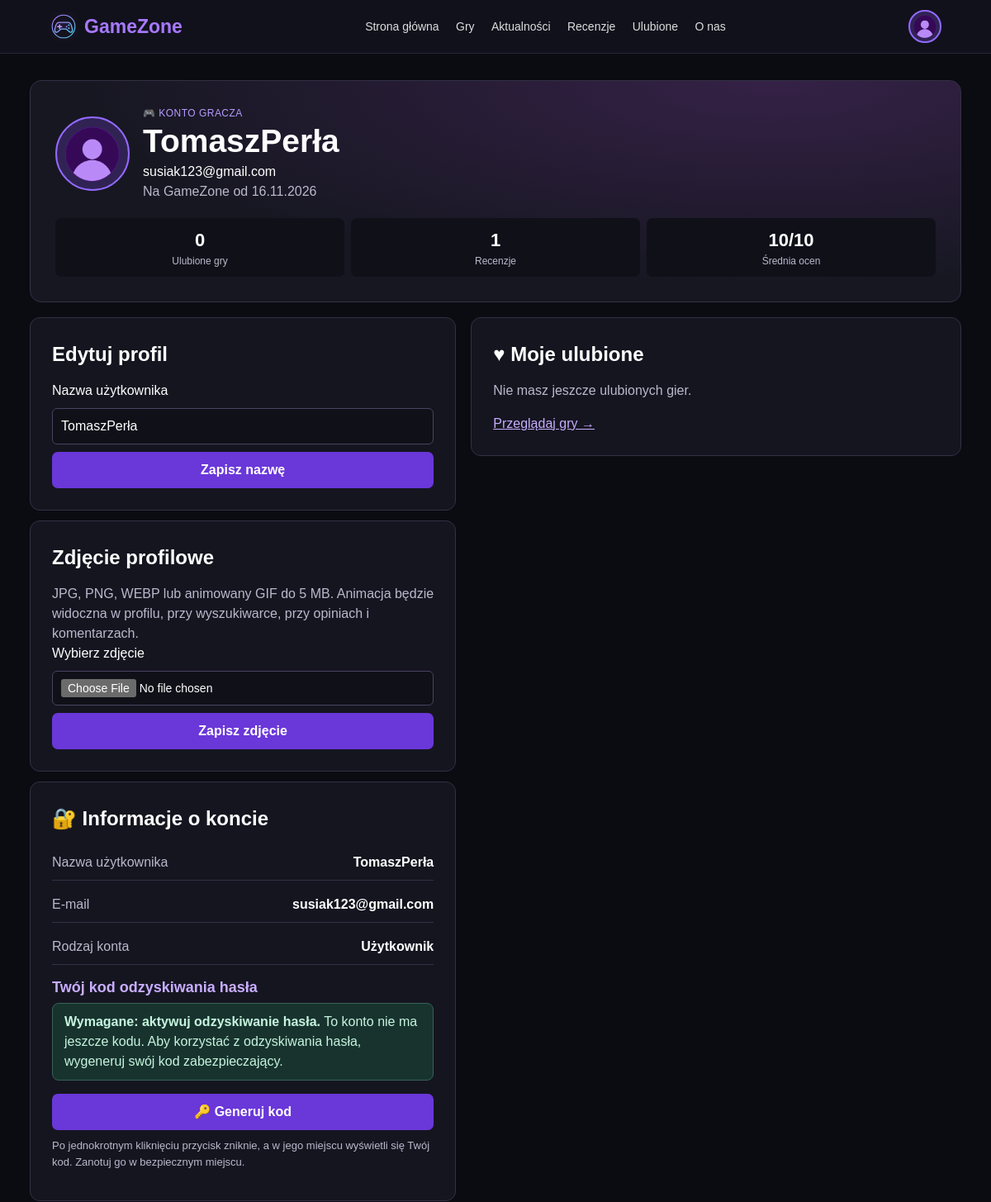
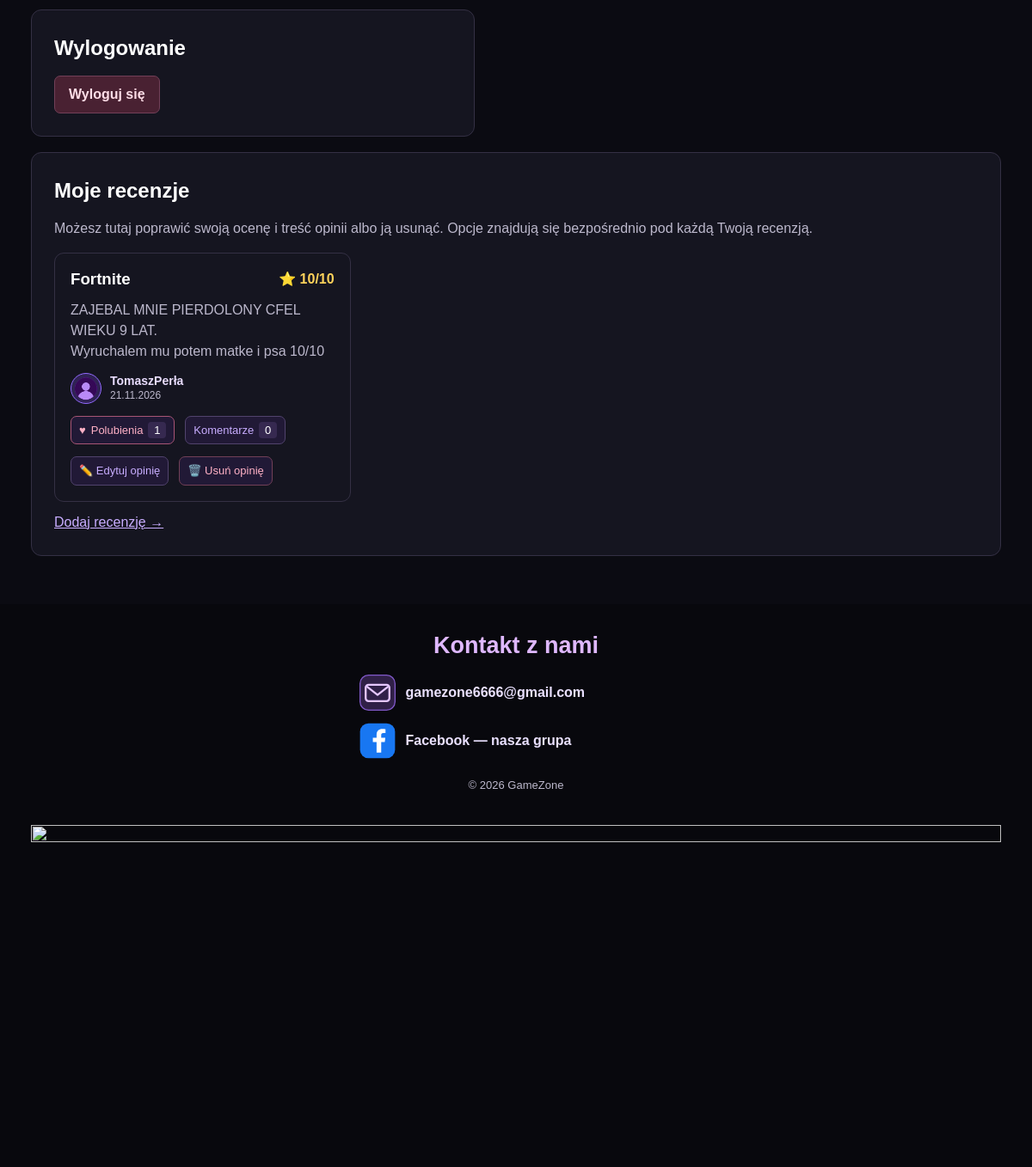
Screenshot of /php/profile.php?recovery=required (signed in) with the database file from the repository (2 pictures, top to bottom).
### tables this page shows
CREATE TABLE `users` (
  `id` int(11) NOT NULL,
  `username` varchar(50) NOT NULL,
  `email` varchar(190) NOT NULL,
  `password` varchar(255) NOT NULL DEFAULT '',
  `created_at` timestamp NOT NULL DEFAULT current_timestamp(),
  `avatar_path` varchar(255) DEFAULT NULL,
  `role` enum('user','admin') NOT NULL DEFAULT 'user'
);

CREATE TABLE `reviews` (
  `id` int(11) NOT NULL,
  `game_id` int(11) NOT NULL,
  `author` varchar(100) NOT NULL,
  `user_id` int(11) NOT NULL,
  `content` text NOT NULL,
  `rating` decimal(3,1) NOT NULL,
  `created_at` timestamp NOT NULL DEFAULT current_timestamp()
);

CREATE TABLE `games` (
  `id` int(11) NOT NULL,
  `category_id` int(11) NOT NULL,
  `name` varchar(150) NOT NULL,
  `description` text NOT NULL,
  `image` varchar(500) DEFAULT NULL,
  `rating` decimal(3,1) DEFAULT 0.0,
  `created_at` timestamp NOT NULL DEFAULT current_timestamp()
);

### php/profile.php (the view, shortened to what the rows shown need)
<?php
require __DIR__ . '/bootstrap.php';
require __DIR__ . '/layout.php';
require __DIR__ . '/reviews.php';
$user = signedInUser();
$reviews = fetchReviews((int) $user['id'], (int) $user['id']);
pageStart('Mój profil', 'profile', $user);
?>
<main class="profile">
    <section class="profile-hero">
        <div class="identity">
            <div>
                <p class="category"><?= isAdmin($user) ? '🛡️ Konto administratora' : '🎮 Konto gracza' ?></p>
                <h1><?= h($user['username']) ?></h1>
                <p><?= h($user['email']) ?></p>
                <p class="muted">Na GameZone od <?= h(displayDate($user['created_at'])) ?></p>
            </div>
        </div>
    </section>
    <div class="profile-grid">
        <div class="profile-stack">
            <section class="panel" id="settings">
                <h2>Edytuj profil</h2>
                <form class="stack" method="post" action="actions.php">
                    <label for="profileName">Nazwa użytkownika</label>
                    <input id="profileName" name="username" minlength="3" maxlength="50" autocomplete="username" required value="<?= h($user['username']) ?>">
                    <button type="submit" class="primary">Zapisz nazwę</button>
                </form>
            </section>
            <section class="panel" id="photo">
                <h2>Zdjęcie profilowe</h2>
            </section>
            <section class="panel" id="account-info">
                <h2>🔐 Informacje o koncie</h2>
                <dl class="account-details">
                    <div><dt>Nazwa użytkownika</dt><dd><?= h($user['username']) ?></dd></div>
                    <div><dt>E-mail</dt><dd><?= h($user['email']) ?></dd></div>
                </dl>
            </section>
            <section class="panel">
                <h2>Wylogowanie</h2>
            </section>
        </div>
        <section class="panel" id="favorite-games">
            <h2 id="favoriteHeading" tabindex="-1">♥ Moje ulubione</h2>
        </section>
    </div>
    <section class="panel my-reviews" id="my-reviews">
        <h2>Moje recenzje</h2>
        <div class="reviews-grid"><?php foreach ($reviews as $review) reviewCard($review, (int) $user['id'], 'profile'); ?></div>
    </section>
</main>
<?php pageEnd(); ?>

### php/layout.php (shortened to what the rows shown need)
<?php
function pageStart(string $title, string $page, ?array $user = null): void
{
    ?>
<!doctype html>
<html lang="pl">
<head>
    <link rel="stylesheet" href="../css/style.css?v=kontakt-rowne-1">
    <link rel="stylesheet" href="../css/footer-ad.css?v=gif6">
</head>
<body>
    <?php if ($user): ?>
            <?php avatarMarkup($user); ?>
    <?php endif; ?>
    <?php
}
function pageEnd(): void
{
    ?>
<footer class="gz-site-footer">
    <section class="gz-contact" aria-labelledby="gz-contact-heading">
        <h2 id="gz-contact-heading">Kontakt z nami</h2>
    </section>
</footer>
</body>
</html>
    <?php
}
function reviewCard(array $review, int $viewer, string $from, bool $standalone = false): void
{
    $id = (int) $review['id'];
    $ownsReview = $review['user_id'] !== null && (int) $review['user_id'] === $viewer;
    $liked = (bool) $review['liked'];
    ?>
    <article class="review review-interactive" id="review-<?= h($id) ?>">
        <div class="game-top">
            <h3><?= h($review['game_name']) ?></h3>
            <strong class="rating">⭐ <?= h(formatRating((float) $review['rating'])) ?></strong>
        </div>
        <p><?= h($review['content']) ?></p>
        <div class="review-author" aria-label="Autor opinii">
            <span class="avatar avatar-small" aria-hidden="true"><?php avatarMarkup([
            ]); ?></span>
            <span class="author-meta">
                <strong><?= h($review['display_author'] ?? $review['author'] ?? 'Użytkownik') ?></strong>
                <small><?= h(displayDate($review['created_at'])) ?></small>
            </span>
        </div>
        <?php if (reviewInteractionsAvailable()): ?>
        <div class="review-actions">
            <form method="post" action="review-actions.php" data-live-action="like">
                <button type="submit" class="review-button<?= $liked ? ' is-liked' : '' ?>" aria-pressed="<?= $liked ? 'true' : 'false' ?>">
                    <span data-like-icon aria-hidden="true"><?= $liked ? '♥' : '♡' ?></span> Polubienia <span class="review-count"><?= h($review['like_count']) ?></span>
                </button>
            </form>
            <a class="review-button" href="<?= h(reviewPageUrl($id, $from, [], '#comments')) ?>">Komentarze <span class="review-count"><?= h($review['comment_count']) ?></span></a>
        </div>
        <?php endif; ?>
        <?php if ($ownsReview): ?>
        <div class="review-owner-actions" aria-label="Zarządzaj swoją opinią">
            <details class="review-owner-menu review-owner-editor">
                <summary class="review-button">✏️ Edytuj opinię</summary>
            </details>
            <details class="review-owner-menu review-owner-delete">
                <summary class="review-button review-delete-link">🗑️ Usuń opinię</summary>
            </details>
        </div>
        <?php endif; ?>
    </article>
    <?php
}
    ?>

### php/bootstrap.php (shortened to what the rows shown need)
<?php
function connection(bool $open = true): ?PDO
{
    static $pdo;
    if ($pdo instanceof PDO) return $pdo;
    $config = require __DIR__ . '/config.php';
    try {
        $pdo = new PDO(
            'mysql:host=' . $config['host'] . ';port=' . $config['port'] . ';dbname=' . $config['database'] . ';charset=utf8mb4',
            $config['username'],
            $config['password'],
            [PDO::ATTR_ERRMODE => PDO::ERRMODE_EXCEPTION, PDO::ATTR_DEFAULT_FETCH_MODE => PDO::FETCH_ASSOC, PDO::ATTR_EMULATE_PREPARES => false]
        );
    } catch (PDOException $error) {
        error_log('GameZone database connection error: ' . $error->getCode());
        http_response_code(503);
        exit('Nie udało się połączyć z bazą GameZone. Sprawdź, czy MySQL działa i czy dane w config.php są poprawne.');
    }
    return $pdo;
}
function db(): PDO
{
    return connection();
}
function getRows(string $query, array $params = []): array
{
    $statement = db()->prepare($query);
    $statement->execute($params);
    return $statement->fetchAll();
}
function getRow(string $query, array $params = []): ?array
{
    $statement = db()->prepare($query);
    $statement->execute($params);
    $result = $statement->fetch();
    return $result === false ? null : $result;
}
function h($value): string
{
    return htmlspecialchars((string) $value, ENT_QUOTES | ENT_SUBSTITUTE, 'UTF-8');
}
function signedInUser(): array
{
    $user = getRow('SELECT id, username, email, created_at, avatar_path, role FROM users WHERE id = ?', [(int) $_SESSION['user_id']]);
    $page = basename((string) ($_SERVER['SCRIPT_NAME'] ?? ''));
    return $user;
}
function isAdmin(?array $user): bool
{
    return ($user['role'] ?? 'user') === 'admin';
}
function avatarMarkup(array $user): void
{
    echo '<img class="avatar-fallback" src="../assets/default-avatar.png" alt="" width="40" height="40" loading="lazy">';
}
function formatRating(float $rating): string
{
    return rtrim(rtrim(number_format($rating, 1, '.', ''), '0'), '.') . '/10';
}
function displayDate(string $value): string
{
    $stamp = strtotime($value);
    return $stamp === false ? $value : date('d.m.Y', $stamp);
}

### rows the page displays
users: username "TomaszPerła", email "susiak123@gmail.com", created_at "16.11.2026"
reviews: game.name "Fortnite", rating "10/10", content "ZAJEBAL MNIE PIERDOLONY CFEL WIEKU 9 LAT. Wyruchalem mu potem matke i psa 10/10", display_author "TomaszPerła", created_at "21.11.2026", like_count "1", comment_count "0"

### other values shown
count($favorites) "0"
count($reviews) "1"
$average "10/10"
